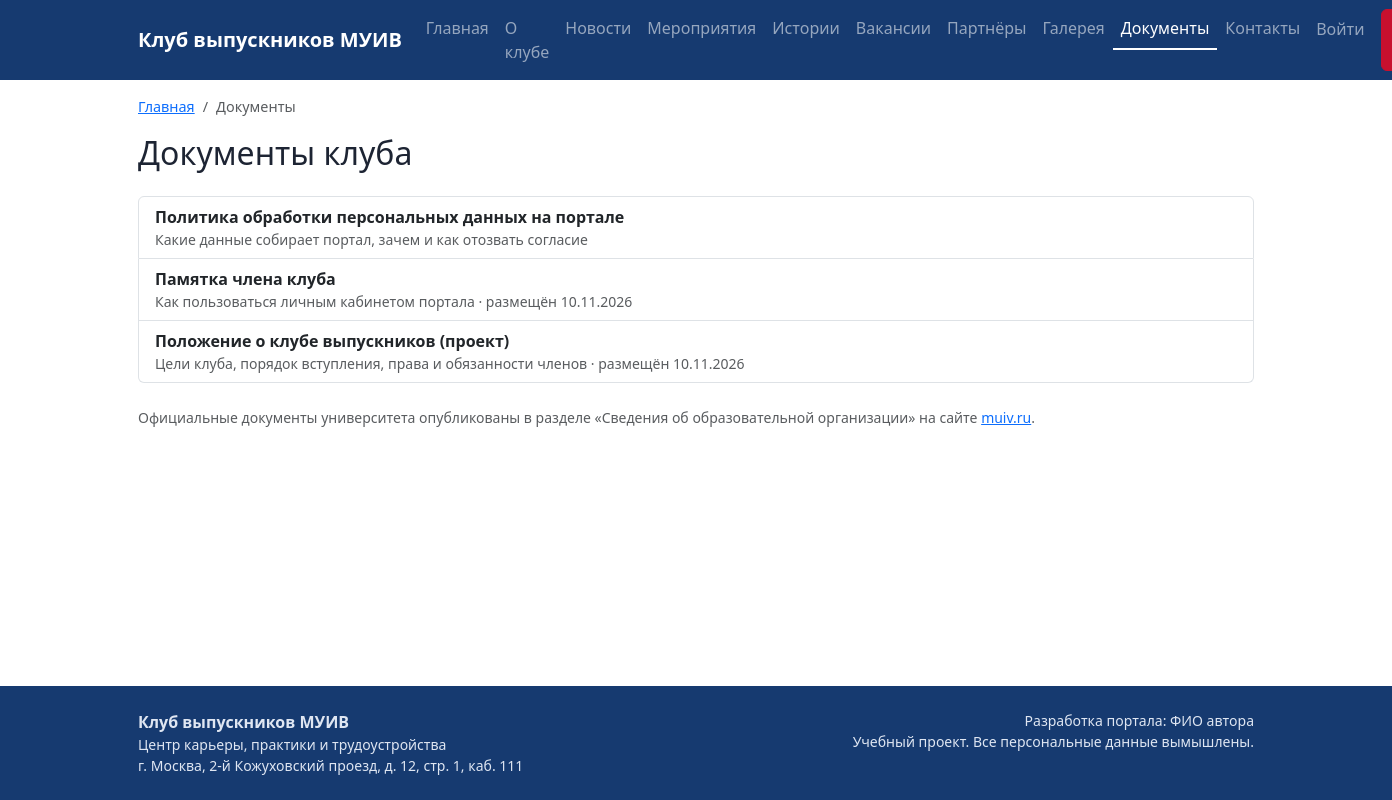
/documents/, run on the app's committed database.
### core/models.py (models this page shows, shortened)
class ClubDocument(models.Model):
    title = models.CharField("Название", max_length=200)
    description = models.CharField("Описание", max_length=300, blank=True)
    file = models.FileField("Файл", upload_to="documents/",
                            validators=[validate_document_file])
    uploaded_at = models.DateTimeField("Дата размещения", auto_now_add=True)
    uploaded_by = models.ForeignKey(settings.AUTH_USER_MODEL, on_delete=models.SET_NULL,
                                    null=True, verbose_name="Кто разместил",
                                    related_name="club_documents")
    class Meta:
        db_table = "club_documents"
        verbose_name = "Документ клуба"
        verbose_name_plural = "Документы клуба"
        ordering = ["title"]
    @property
    def size_kb(self):
        try:
            return max(self.file.size // 1024, 1)
        except (FileNotFoundError, ValueError):
            return None

### core/views.py (the view)
# urls.py: path("documents/", views.documents, name="documents"),
def documents(request):
    return render(request, "core/documents.html", {
        "documents": ClubDocument.objects.all(),
        "crumbs": crumbs("Документы"),
    })

### core/breadcrumbs.py (called while the page is built)
def crumbs(*items):
    result = []
    for item in items:
        if isinstance(item, str):
            result.append({"title": item, "url": None})
        else:
            title, route, *args = item
            result.append({"title": title, "url": reverse(route, args=args)})
    return result

### core/context_processors.py (called while the page is built)
def site(request):
    return {
        "menu": MENU,
        "portal_name": settings.PORTAL_NAME,
        "portal_author": settings.PORTAL_AUTHOR,
    }

### templates/core/documents.html (shortened to what this page needs)
{% extends "base.html" %}
{% block content %}
<h1 class="h2 mb-4">Документы клуба</h1>
<div class="list-group mb-4">
  <a class="list-group-item list-group-item-action" href="{% url 'core:privacy' %}">
    <div class="fw-semibold">Политика обработки персональных данных на портале</div>
    <div class="small text-muted">Какие данные собирает портал, зачем и как отозвать согласие</div>
  </a>
  {% for document in documents %}
    <a class="list-group-item list-group-item-action" href="{{ document.file.url }}" download>
      <div class="fw-semibold">{{ document.title }}</div>
      <div class="small text-muted">
        {{ document.description }}
        · размещён {{ document.uploaded_at|date:"d.m.Y" }}
      </div>
    </a>
  {% endfor %}
</div>
<p class="small text-muted">Официальные документы университета опубликованы в разделе
  «Сведения об образовательной организации» на сайте
  <a href="https://www.muiv.ru/sveden/document/" target="_blank" rel="noopener">muiv.ru</a>.</p>
{% endblock %}

### static/css/site.css (style rules this page uses)
:root { --club-blue: #163a70; --club-red: #c8102e; --club-light: #f3f6fb; }
body { font-family: "Segoe UI", Roboto, Arial, sans-serif; color: #1d2433; }
h1, h2, h3 { color: var(--club-blue); }

### data on the page
ClubDocument: title "Памятка члена клуба", description "Как пользоваться личным кабинетом портала", uploaded_at "10.11.2026"
ClubDocument: title "Положение о клубе выпускников (проект)", description "Цели клуба, порядок вступления, права и обязанности членов", uploaded_at "10.11.2026"

### other printed values
{{ portal_name }} "Клуб выпускников МУИВ"
{{ title }} "Главная" "О клубе" "Новости" "Мероприятия" "Истории" "Вакансии" "Партнёры" "Галерея" "Документы" "Контакты"
{{ crumb.title }} "Документы"
{{ portal_author }} "ФИО автора"
